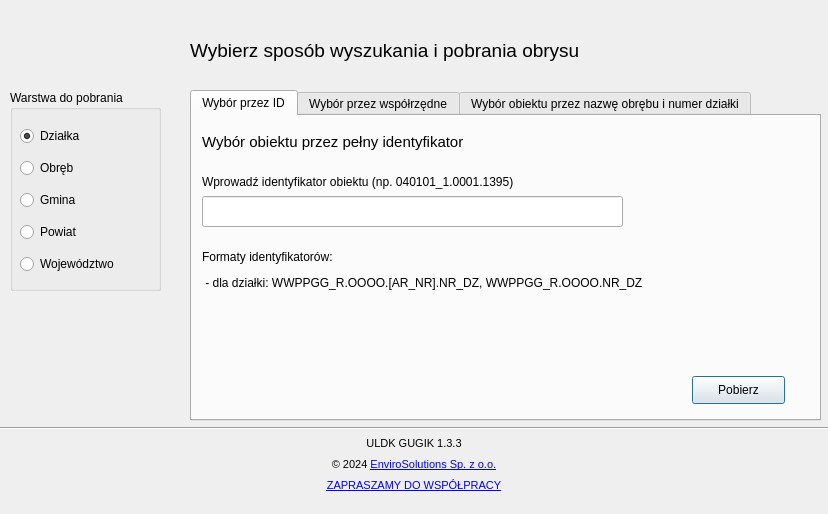
<?xml version="1.0" encoding="UTF-8"?>
<ui version="4.0">
 <class>ULDK_GUGIKDialogBase</class>
 <widget class="QDialog" name="ULDK_GUGIKDialogBase">
  <property name="enabled">
   <bool>true</bool>
  </property>
  <property name="geometry">
   <rect>
    <x>0</x>
    <y>0</y>
    <width>828</width>
    <height>514</height>
   </rect>
  </property>
  <property name="windowTitle">
   <string>ULDK GUGiK 1.3.2</string>
  </property>
  <property name="windowIcon">
   <iconset>
    <normaloff>images/uldk.svg</normaloff>images/uldk.svg</iconset>
  </property>
  <widget class="QTabWidget" name="tabWidget">
   <property name="enabled">
    <bool>true</bool>
   </property>
   <property name="geometry">
    <rect>
     <x>190</x>
     <y>90</y>
     <width>631</width>
     <height>331</height>
    </rect>
   </property>
   <property name="currentIndex">
    <number>0</number>
   </property>
   <widget class="QWidget" name="tab1">
    <property name="enabled">
     <bool>true</bool>
    </property>
    <attribute name="title">
     <string>Wybór przez ID</string>
    </attribute>
    <widget class="QLabel" name="img_tab1">
     <property name="geometry">
      <rect>
       <x>430</x>
       <y>0</y>
       <width>121</width>
       <height>111</height>
      </rect>
     </property>
     <property name="text">
      <string/>
     </property>
     <property name="pixmap">
      <pixmap>../AppData/Roaming/QGIS/QGIS3/profiles/default/python/plugins/uldk-master/images/icon_uldk2.png</pixmap>
     </property>
     <property name="scaledContents">
      <bool>true</bool>
     </property>
    </widget>
    <widget class="QLabel" name="lbl_desc_tab1">
     <property name="geometry">
      <rect>
       <x>10</x>
       <y>10</y>
       <width>421</width>
       <height>31</height>
      </rect>
     </property>
     <property name="font">
      <font>
       <pointsize>11</pointsize>
      </font>
     </property>
     <property name="text">
      <string>Wybór obiektu przez pełny identyfikator</string>
     </property>
    </widget>
    <widget class="QLabel" name="label">
     <property name="geometry">
      <rect>
       <x>10</x>
       <y>40</y>
       <width>421</width>
       <height>51</height>
      </rect>
     </property>
     <property name="text">
      <string>Wprowadź identyfikator obiektu (np. 040101_1.0001.1395)</string>
     </property>
    </widget>
    <widget class="QLineEdit" name="edit_id">
     <property name="geometry">
      <rect>
       <x>10</x>
       <y>80</y>
       <width>421</width>
       <height>31</height>
      </rect>
     </property>
    </widget>
    <widget class="QPushButton" name="btn_download_tab1">
     <property name="enabled">
      <bool>true</bool>
     </property>
     <property name="geometry">
      <rect>
       <x>500</x>
       <y>260</y>
       <width>93</width>
       <height>28</height>
      </rect>
     </property>
     <property name="text">
      <string>Pobierz</string>
     </property>
    </widget>
    <widget class="QLabel" name="label_2">
     <property name="geometry">
      <rect>
       <x>10</x>
       <y>130</y>
       <width>241</width>
       <height>21</height>
      </rect>
     </property>
     <property name="text">
      <string>Formaty identyfikatorów:</string>
     </property>
     <property name="wordWrap">
      <bool>true</bool>
     </property>
    </widget>
    <widget class="QLabel" name="label_3">
     <property name="geometry">
      <rect>
       <x>10</x>
       <y>160</y>
       <width>491</width>
       <height>91</height>
      </rect>
     </property>
     <property name="text">
      <string> - dla działki: WWPPGG_R.OOOO.[AR_NR].NR_DZ, WWPPGG_R.OOOO.NR_DZ</string>
     </property>
     <property name="alignment">
      <set>Qt::AlignLeading|Qt::AlignLeft|Qt::AlignTop</set>
     </property>
     <property name="wordWrap">
      <bool>true</bool>
     </property>
    </widget>
   </widget>
   <widget class="QWidget" name="tab2">
    <property name="enabled">
     <bool>true</bool>
    </property>
    <attribute name="title">
     <string>Wybór przez współrzędne</string>
    </attribute>
    <widget class="QLabel" name="lbl_desc_tab2">
     <property name="enabled">
      <bool>true</bool>
     </property>
     <property name="geometry">
      <rect>
       <x>10</x>
       <y>10</y>
       <width>421</width>
       <height>31</height>
      </rect>
     </property>
     <property name="font">
      <font>
       <pointsize>11</pointsize>
      </font>
     </property>
     <property name="text">
      <string>Wybór obiektu przez współrzędne</string>
     </property>
    </widget>
    <widget class="QLabel" name="img_tab2">
     <property name="geometry">
      <rect>
       <x>330</x>
       <y>60</y>
       <width>141</width>
       <height>141</height>
      </rect>
     </property>
     <property name="text">
      <string/>
     </property>
     <property name="pixmap">
      <pixmap>images/coords.png</pixmap>
     </property>
     <property name="scaledContents">
      <bool>true</bool>
     </property>
    </widget>
    <widget class="QLabel" name="label_12">
     <property name="geometry">
      <rect>
       <x>20</x>
       <y>220</y>
       <width>55</width>
       <height>16</height>
      </rect>
     </property>
     <property name="text">
      <string>lub</string>
     </property>
    </widget>
    <widget class="QGroupBox" name="groupBox_2">
     <property name="enabled">
      <bool>true</bool>
     </property>
     <property name="geometry">
      <rect>
       <x>10</x>
       <y>50</y>
       <width>281</width>
       <height>161</height>
      </rect>
     </property>
     <property name="title">
      <string/>
     </property>
     <widget class="QLabel" name="label_11">
      <property name="geometry">
       <rect>
        <x>20</x>
        <y>10</y>
        <width>151</width>
        <height>16</height>
       </rect>
      </property>
      <property name="text">
       <string>Wprowadź współrzędne</string>
      </property>
     </widget>
     <widget class="QgsProjectionSelectionWidget" name="projectionWidget">
      <property name="geometry">
       <rect>
        <x>10</x>
        <y>110</y>
        <width>221</width>
        <height>27</height>
       </rect>
      </property>
      <property name="mouseTracking">
       <bool>false</bool>
      </property>
      <property name="contextMenuPolicy">
       <enum>Qt::CustomContextMenu</enum>
      </property>
      <property name="layoutDirection">
       <enum>Qt::RightToLeft</enum>
      </property>
      <property name="inputMethodHints">
       <set>Qt::ImhDigitsOnly</set>
      </property>
     </widget>
     <widget class="QLabel" name="label_9">
      <property name="geometry">
       <rect>
        <x>20</x>
        <y>70</y>
        <width>16</width>
        <height>16</height>
       </rect>
      </property>
      <property name="text">
       <string>Y</string>
      </property>
     </widget>
     <widget class="QLabel" name="label_8">
      <property name="geometry">
       <rect>
        <x>20</x>
        <y>40</y>
        <width>16</width>
        <height>16</height>
       </rect>
      </property>
      <property name="text">
       <string>X</string>
      </property>
     </widget>
     <widget class="QgsDoubleSpinBox" name="doubleSpinBoxX">
      <property name="geometry">
       <rect>
        <x>50</x>
        <y>37</y>
        <width>131</width>
        <height>22</height>
       </rect>
      </property>
      <property name="buttonSymbols">
       <enum>QAbstractSpinBox::NoButtons</enum>
      </property>
      <property name="decimals">
       <number>6</number>
      </property>
      <property name="maximum">
       <double>1000000000.000000000000000</double>
      </property>
     </widget>
     <widget class="QgsDoubleSpinBox" name="doubleSpinBoxY">
      <property name="geometry">
       <rect>
        <x>50</x>
        <y>70</y>
        <width>131</width>
        <height>22</height>
       </rect>
      </property>
      <property name="buttonSymbols">
       <enum>QAbstractSpinBox::NoButtons</enum>
      </property>
      <property name="decimals">
       <number>6</number>
      </property>
      <property name="maximum">
       <double>1000000000.000000000000000</double>
      </property>
     </widget>
    </widget>
    <widget class="QWidget" name="horizontalLayoutWidget_2">
     <property name="geometry">
      <rect>
       <x>20</x>
       <y>250</y>
       <width>431</width>
       <height>32</height>
      </rect>
     </property>
     <layout class="QHBoxLayout" name="horizontalLayout_2">
      <item>
       <widget class="QPushButton" name="btn_frommap">
        <property name="enabled">
         <bool>true</bool>
        </property>
        <property name="sizePolicy">
         <sizepolicy hsizetype="Minimum" vsizetype="Minimum">
          <horstretch>0</horstretch>
          <verstretch>0</verstretch>
         </sizepolicy>
        </property>
        <property name="minimumSize">
         <size>
          <width>220</width>
          <height>0</height>
         </size>
        </property>
        <property name="maximumSize">
         <size>
          <width>500</width>
          <height>16777215</height>
         </size>
        </property>
        <property name="text">
         <string>Wskaż punkt na mapie (ALT + F)</string>
        </property>
       </widget>
      </item>
      <item>
       <spacer name="horizontalSpacer">
        <property name="orientation">
         <enum>Qt::Horizontal</enum>
        </property>
        <property name="sizeHint" stdset="0">
         <size>
          <width>20</width>
          <height>20</height>
         </size>
        </property>
       </spacer>
      </item>
      <item>
       <widget class="QPushButton" name="btn_download_tab2">
        <property name="enabled">
         <bool>true</bool>
        </property>
        <property name="sizePolicy">
         <sizepolicy hsizetype="Minimum" vsizetype="Minimum">
          <horstretch>100</horstretch>
          <verstretch>0</verstretch>
         </sizepolicy>
        </property>
        <property name="maximumSize">
         <size>
          <width>100</width>
          <height>16777215</height>
         </size>
        </property>
        <property name="text">
         <string>Pobierz</string>
        </property>
       </widget>
      </item>
     </layout>
    </widget>
   </widget>
   <widget class="QWidget" name="tab3">
    <property name="enabled">
     <bool>true</bool>
    </property>
    <attribute name="title">
     <string>Wybór obiektu przez nazwę obrębu i numer działki</string>
    </attribute>
    <widget class="QLabel" name="lbl_desc_tab3">
     <property name="geometry">
      <rect>
       <x>10</x>
       <y>10</y>
       <width>421</width>
       <height>31</height>
      </rect>
     </property>
     <property name="font">
      <font>
       <pointsize>11</pointsize>
      </font>
     </property>
     <property name="text">
      <string>Wybór obiektu przez nazwę obrębu i numer działki</string>
     </property>
    </widget>
    <widget class="QLabel" name="label_13">
     <property name="geometry">
      <rect>
       <x>10</x>
       <y>180</y>
       <width>421</width>
       <height>51</height>
      </rect>
     </property>
     <property name="text">
      <string>Wprowadź numer działki (np. 6509):</string>
     </property>
    </widget>
    <widget class="QComboBox" name="wojcomboBox">
     <property name="geometry">
      <rect>
       <x>10</x>
       <y>40</y>
       <width>211</width>
       <height>22</height>
      </rect>
     </property>
    </widget>
    <widget class="QComboBox" name="powcomboBox">
     <property name="geometry">
      <rect>
       <x>10</x>
       <y>70</y>
       <width>211</width>
       <height>22</height>
      </rect>
     </property>
    </widget>
    <widget class="QComboBox" name="gmicomboBox">
     <property name="geometry">
      <rect>
       <x>10</x>
       <y>100</y>
       <width>211</width>
       <height>22</height>
      </rect>
     </property>
    </widget>
    <widget class="QComboBox" name="obrcomboBox">
     <property name="geometry">
      <rect>
       <x>10</x>
       <y>130</y>
       <width>211</width>
       <height>22</height>
      </rect>
     </property>
    </widget>
    <widget class="QLabel" name="label_15">
     <property name="geometry">
      <rect>
       <x>230</x>
       <y>40</y>
       <width>371</width>
       <height>21</height>
      </rect>
     </property>
     <property name="minimumSize">
      <size>
       <width>300</width>
       <height>0</height>
      </size>
     </property>
     <property name="text">
      <string>Wybierz województwo</string>
     </property>
    </widget>
    <widget class="QLabel" name="label_16">
     <property name="geometry">
      <rect>
       <x>230</x>
       <y>70</y>
       <width>341</width>
       <height>21</height>
      </rect>
     </property>
     <property name="minimumSize">
      <size>
       <width>300</width>
       <height>0</height>
      </size>
     </property>
     <property name="text">
      <string>Wybierz powiat</string>
     </property>
    </widget>
    <widget class="QLabel" name="label_17">
     <property name="geometry">
      <rect>
       <x>230</x>
       <y>100</y>
       <width>300</width>
       <height>21</height>
      </rect>
     </property>
     <property name="minimumSize">
      <size>
       <width>300</width>
       <height>0</height>
      </size>
     </property>
     <property name="text">
      <string>Wybierz gminę</string>
     </property>
    </widget>
    <widget class="QLabel" name="label_18">
     <property name="geometry">
      <rect>
       <x>230</x>
       <y>130</y>
       <width>300</width>
       <height>21</height>
      </rect>
     </property>
     <property name="minimumSize">
      <size>
       <width>300</width>
       <height>0</height>
      </size>
     </property>
     <property name="text">
      <string>Wybierz obręb</string>
     </property>
    </widget>
    <widget class="QWidget" name="horizontalLayoutWidget_3">
     <property name="geometry">
      <rect>
       <x>10</x>
       <y>220</y>
       <width>481</width>
       <height>41</height>
      </rect>
     </property>
     <layout class="QHBoxLayout" name="horizontalLayout_3">
      <item>
       <widget class="QLineEdit" name="edit_id_3">
        <property name="minimumSize">
         <size>
          <width>310</width>
          <height>0</height>
         </size>
        </property>
        <property name="text">
         <string/>
        </property>
       </widget>
      </item>
      <item>
       <spacer name="horizontalSpacer_2">
        <property name="orientation">
         <enum>Qt::Horizontal</enum>
        </property>
        <property name="sizeHint" stdset="0">
         <size>
          <width>20</width>
          <height>20</height>
         </size>
        </property>
       </spacer>
      </item>
      <item>
       <widget class="QPushButton" name="btn_download_tab3">
        <property name="enabled">
         <bool>false</bool>
        </property>
        <property name="text">
         <string>Pobierz</string>
        </property>
       </widget>
      </item>
     </layout>
    </widget>
    <widget class="QComboBox" name="arkcomboBox">
     <property name="geometry">
      <rect>
       <x>10</x>
       <y>160</y>
       <width>211</width>
       <height>22</height>
      </rect>
     </property>
    </widget>
    <widget class="QLabel" name="label_19">
     <property name="geometry">
      <rect>
       <x>230</x>
       <y>160</y>
       <width>300</width>
       <height>21</height>
      </rect>
     </property>
     <property name="minimumSize">
      <size>
       <width>300</width>
       <height>0</height>
      </size>
     </property>
     <property name="text">
      <string>Wybierz arkusz</string>
     </property>
    </widget>
    <widget class="QWidget" name="horizontalLayoutWidget_4">
     <property name="geometry">
      <rect>
       <x>350</x>
       <y>170</y>
       <width>153</width>
       <height>51</height>
      </rect>
     </property>
     <layout class="QHBoxLayout" name="horizontalLayout_4">
      <item>
       <spacer name="horizontalSpacer_3">
        <property name="orientation">
         <enum>Qt::Horizontal</enum>
        </property>
        <property name="sizeHint" stdset="0">
         <size>
          <width>40</width>
          <height>20</height>
         </size>
        </property>
       </spacer>
      </item>
      <item>
       <widget class="QPushButton" name="btn_search_tab3_2">
        <property name="enabled">
         <bool>true</bool>
        </property>
        <property name="sizePolicy">
         <sizepolicy hsizetype="Minimum" vsizetype="Maximum">
          <horstretch>0</horstretch>
          <verstretch>0</verstretch>
         </sizepolicy>
        </property>
        <property name="text">
         <string>Wyszukaj działkę</string>
        </property>
       </widget>
      </item>
     </layout>
    </widget>
   </widget>
  </widget>
  <widget class="QGroupBox" name="groupBox">
   <property name="geometry">
    <rect>
     <x>10</x>
     <y>90</y>
     <width>151</width>
     <height>201</height>
    </rect>
   </property>
   <property name="title">
    <string>Warstwa do pobrania</string>
   </property>
   <widget class="QWidget" name="layoutWidget">
    <property name="geometry">
     <rect>
      <x>10</x>
      <y>30</y>
      <width>112</width>
      <height>161</height>
     </rect>
    </property>
    <layout class="QVBoxLayout" name="verticalLayout">
     <item>
      <widget class="QRadioButton" name="rdb_dz">
       <property name="text">
        <string>Działka</string>
       </property>
       <property name="checkable">
        <bool>true</bool>
       </property>
       <property name="checked">
        <bool>true</bool>
       </property>
      </widget>
     </item>
     <item>
      <widget class="QRadioButton" name="rdb_ob">
       <property name="text">
        <string>Obręb</string>
       </property>
      </widget>
     </item>
     <item>
      <widget class="QRadioButton" name="rdb_gm">
       <property name="text">
        <string>Gmina</string>
       </property>
      </widget>
     </item>
     <item>
      <widget class="QRadioButton" name="rdb_pw">
       <property name="text">
        <string>Powiat</string>
       </property>
      </widget>
     </item>
     <item>
      <widget class="QRadioButton" name="rdb_wo">
       <property name="text">
        <string>Województwo</string>
       </property>
      </widget>
     </item>
    </layout>
   </widget>
  </widget>
  <widget class="QLabel" name="lbl_title">
   <property name="geometry">
    <rect>
     <x>190</x>
     <y>30</y>
     <width>471</width>
     <height>41</height>
    </rect>
   </property>
   <property name="font">
    <font>
     <pointsize>14</pointsize>
    </font>
   </property>
   <property name="text">
    <string>Wybierz sposób wyszukania i pobrania obrysu</string>
   </property>
  </widget>
  <widget class="QFrame" name="frame_9">
   <property name="geometry">
    <rect>
     <x>-10</x>
     <y>430</y>
     <width>871</width>
     <height>71</height>
    </rect>
   </property>
   <property name="maximumSize">
    <size>
     <width>16777215</width>
     <height>100</height>
    </size>
   </property>
   <property name="frameShape">
    <enum>QFrame::NoFrame</enum>
   </property>
   <property name="frameShadow">
    <enum>QFrame::Raised</enum>
   </property>
   <layout class="QVBoxLayout" name="verticalLayout_6">
    <property name="leftMargin">
     <number>6</number>
    </property>
    <property name="topMargin">
     <number>0</number>
    </property>
    <property name="rightMargin">
     <number>6</number>
    </property>
    <property name="bottomMargin">
     <number>0</number>
    </property>
    <item>
     <layout class="QHBoxLayout" name="horizontalLayout_6">
      <property name="spacing">
       <number>0</number>
      </property>
      <property name="leftMargin">
       <number>12</number>
      </property>
      <property name="topMargin">
       <number>0</number>
      </property>
      <property name="rightMargin">
       <number>35</number>
      </property>
      <property name="bottomMargin">
       <number>0</number>
      </property>
      <item>
       <widget class="QLabel" name="img_main">
        <property name="sizePolicy">
         <sizepolicy hsizetype="Maximum" vsizetype="Minimum">
          <horstretch>0</horstretch>
          <verstretch>0</verstretch>
         </sizepolicy>
        </property>
        <property name="maximumSize">
         <size>
          <width>70</width>
          <height>70</height>
         </size>
        </property>
        <property name="text">
         <string/>
        </property>
        <property name="pixmap">
         <pixmap>images/uldk.svg</pixmap>
        </property>
        <property name="scaledContents">
         <bool>true</bool>
        </property>
        <property name="margin">
         <number>9</number>
        </property>
       </widget>
      </item>
      <item>
       <layout class="QGridLayout" name="gridLayout_4">
        <property name="horizontalSpacing">
         <number>7</number>
        </property>
        <property name="verticalSpacing">
         <number>0</number>
        </property>
        <item row="1" column="0">
         <widget class="QLabel" name="lbl_copyrights">
          <property name="maximumSize">
           <size>
            <width>16777215</width>
            <height>15</height>
           </size>
          </property>
          <property name="font">
           <font>
            <pointsize>8</pointsize>
           </font>
          </property>
          <property name="text">
           <string>&lt;html&gt;&lt;head/&gt;&lt;body&gt;&lt;p&gt;© 2024 &lt;a href=&quot;http://www.envirosolutions.pl/&quot;&gt;&lt;span style=&quot; text-decoration: underline; color:#0000ff;&quot;&gt;EnviroSolutions Sp. z o.o.&lt;/span&gt;&lt;/a&gt;&lt;/p&gt;&lt;/body&gt;&lt;/html&gt;</string>
          </property>
          <property name="textFormat">
           <enum>Qt::RichText</enum>
          </property>
          <property name="alignment">
           <set>Qt::AlignCenter</set>
          </property>
          <property name="openExternalLinks">
           <bool>true</bool>
          </property>
          <property name="textInteractionFlags">
           <set>Qt::TextBrowserInteraction</set>
          </property>
         </widget>
        </item>
        <item row="0" column="0">
         <widget class="QLabel" name="lbl_pluginVersion">
          <property name="maximumSize">
           <size>
            <width>16777215</width>
            <height>15</height>
           </size>
          </property>
          <property name="font">
           <font>
            <pointsize>8</pointsize>
           </font>
          </property>
          <property name="text">
           <string>ULDK GUGIK 1.3.3</string>
          </property>
          <property name="alignment">
           <set>Qt::AlignCenter</set>
          </property>
         </widget>
        </item>
        <item row="2" column="0">
         <widget class="QLabel" name="lbl_email">
          <property name="maximumSize">
           <size>
            <width>16777215</width>
            <height>15</height>
           </size>
          </property>
          <property name="font">
           <font>
            <pointsize>8</pointsize>
           </font>
          </property>
          <property name="text">
           <string>&lt;html&gt;&lt;head/&gt;&lt;body&gt;&lt;p&gt;&lt;a href=&quot;mailto:office@envirosolutions.pl&quot;&gt;&lt;span style=&quot; text-decoration: underline; color:#0000ff;&quot;&gt;ZAPRASZAMY DO WSPÓŁPRACY&lt;/span&gt;&lt;/a&gt;&lt;/p&gt;&lt;/body&gt;&lt;/html&gt;</string>
          </property>
          <property name="textFormat">
           <enum>Qt::RichText</enum>
          </property>
          <property name="alignment">
           <set>Qt::AlignCenter</set>
          </property>
          <property name="openExternalLinks">
           <bool>true</bool>
          </property>
          <property name="textInteractionFlags">
           <set>Qt::TextBrowserInteraction</set>
          </property>
         </widget>
        </item>
       </layout>
      </item>
      <item>
       <widget class="QLabel" name="label_6">
        <property name="sizePolicy">
         <sizepolicy hsizetype="Maximum" vsizetype="Minimum">
          <horstretch>0</horstretch>
          <verstretch>0</verstretch>
         </sizepolicy>
        </property>
        <property name="maximumSize">
         <size>
          <width>70</width>
          <height>70</height>
         </size>
        </property>
        <property name="font">
         <font>
          <pointsize>19</pointsize>
         </font>
        </property>
        <property name="mouseTracking">
         <bool>true</bool>
        </property>
        <property name="text">
         <string/>
        </property>
        <property name="pixmap">
         <pixmap>images/es_logo.svg</pixmap>
        </property>
        <property name="scaledContents">
         <bool>true</bool>
        </property>
        <property name="margin">
         <number>0</number>
        </property>
       </widget>
      </item>
     </layout>
    </item>
   </layout>
  </widget>
  <widget class="Line" name="line_3">
   <property name="geometry">
    <rect>
     <x>0</x>
     <y>420</y>
     <width>861</width>
     <height>16</height>
    </rect>
   </property>
   <property name="orientation">
    <enum>Qt::Horizontal</enum>
   </property>
  </widget>
 </widget>
 <customwidgets>
  <customwidget>
   <class>QgsDoubleSpinBox</class>
   <extends>QDoubleSpinBox</extends>
   <header>qgsdoublespinbox.h</header>
  </customwidget>
  <customwidget>
   <class>QgsProjectionSelectionWidget</class>
   <extends>QWidget</extends>
   <header>qgsprojectionselectionwidget.h</header>
  </customwidget>
 </customwidgets>
 <tabstops>
  <tabstop>tabWidget</tabstop>
  <tabstop>rdb_dz</tabstop>
  <tabstop>rdb_ob</tabstop>
  <tabstop>rdb_gm</tabstop>
  <tabstop>rdb_pw</tabstop>
  <tabstop>rdb_wo</tabstop>
  <tabstop>edit_id</tabstop>
  <tabstop>btn_download_tab1</tabstop>
  <tabstop>btn_frommap</tabstop>
  <tabstop>btn_download_tab2</tabstop>
  <tabstop>wojcomboBox</tabstop>
  <tabstop>powcomboBox</tabstop>
  <tabstop>gmicomboBox</tabstop>
  <tabstop>obrcomboBox</tabstop>
  <tabstop>arkcomboBox</tabstop>
  <tabstop>edit_id_3</tabstop>
  <tabstop>btn_search_tab3_2</tabstop>
  <tabstop>btn_download_tab3</tabstop>
 </tabstops>
 <resources/>
 <connections/>
</ui>
